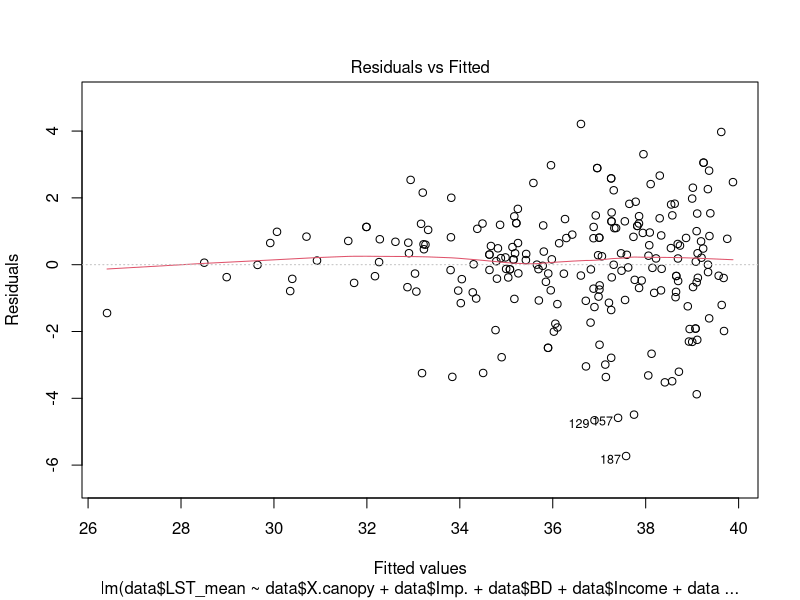
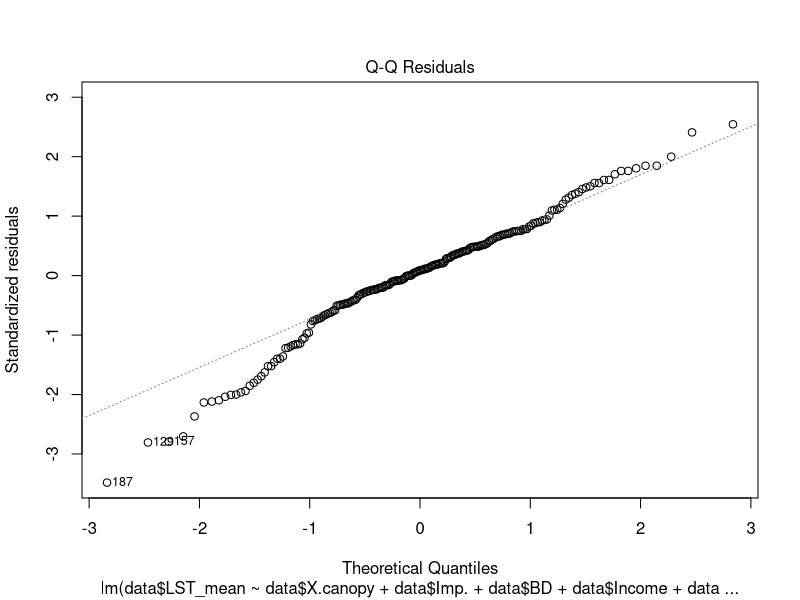
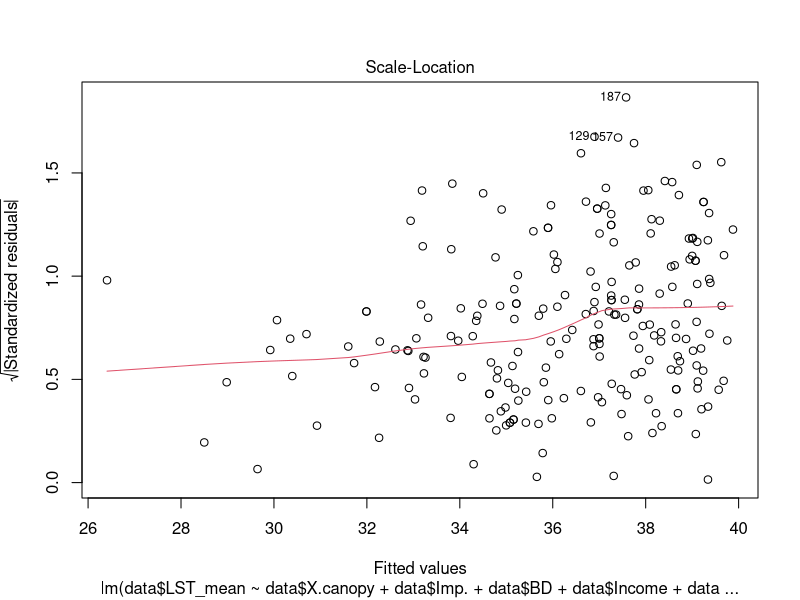
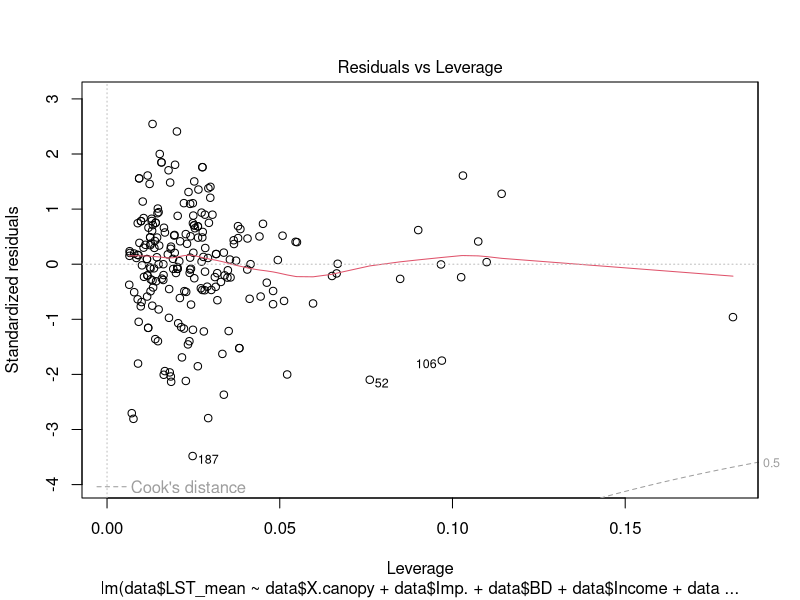
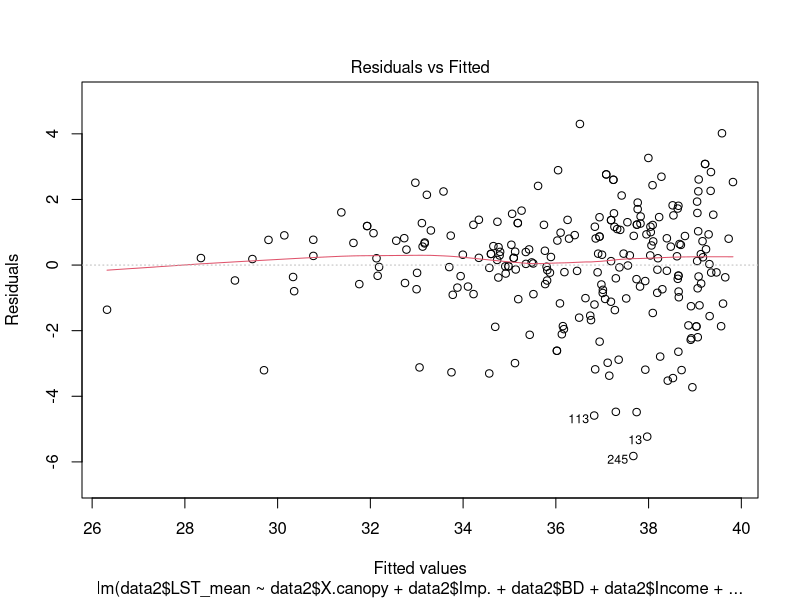
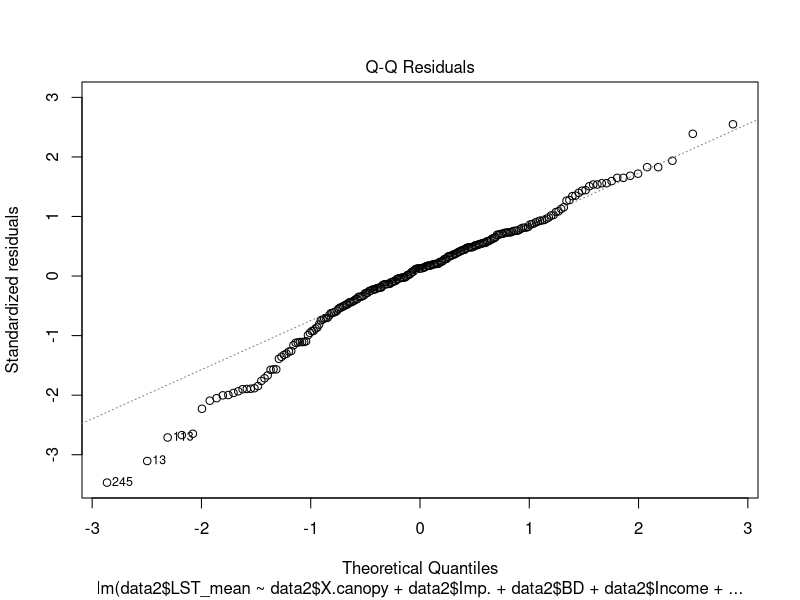
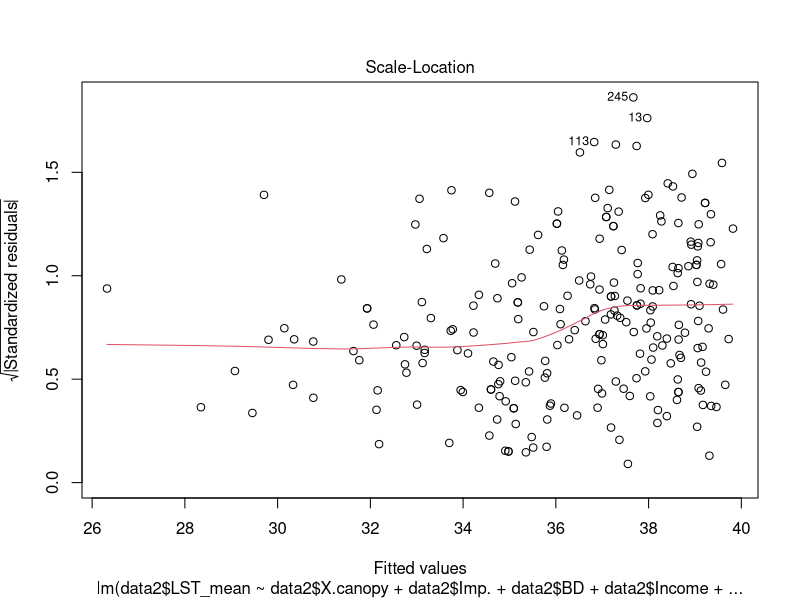
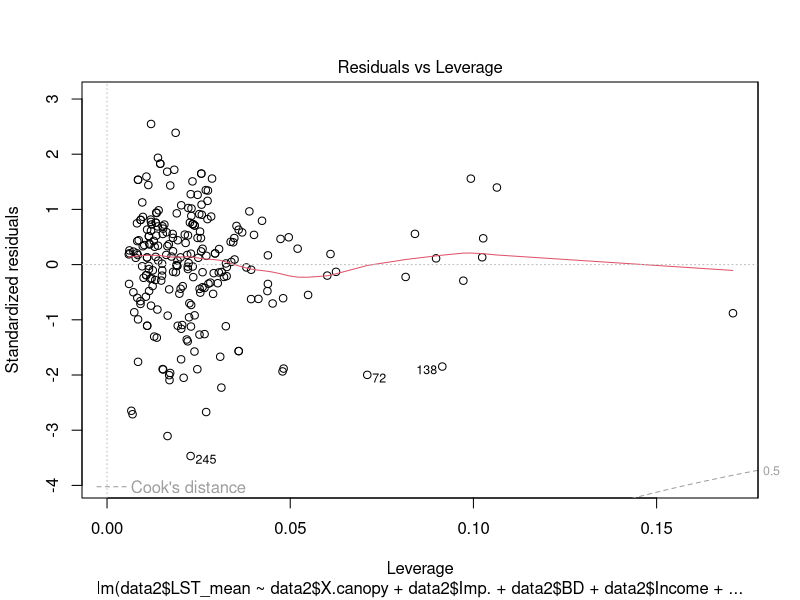

Generate these figures, in order, with R: (Note: this script raises an error after producing the figures.)
data<-read.csv("Data/shortlist_data_0813.csv")
View(data)

data2<-read.csv("Data/compiled_data_0813.csv")
#View(data2)

###################LST#######################
LST.model<-lm(data$LST_mean~data$X.canopy+data$Imp.+data$BD+data$Income+data$river.distance..meters.)
summary(LST.model)
plot(LST.model)

LST2.model<-lm(data2$LST_mean~data2$X.canopy+data2$Imp.+data2$BD+data2$Income+data2$river.distance..meters.)
summary(LST2.model)
plot(LST2.model)

##the diagnostic plots actually look good here, a linear model could work well
##worked with both shortlist and longlist data
##all variables included had significant p values, removing any weakened the model

##testing out some possible interactions:

LST3.model<-lm(data$LST_mean~(data$X.canopy*data$Imp.)+data$BD+data$Income+data$river.distance..meters.)
summary(LST3.model)
##the interaction is not significant, makes the model weaker

library(mgcv)
Lst.gam<-gam(LST_mean~X.canopy+Imp.+s(BD)+Income+
               s(river.distance..meters.), data=data,
             method="REML")
summary(Lst.gam)
gam.check(Lst.gam)
plot(Lst.gam)
##gam model isn't really better than linear model (adj. r2 were 0.01 different)
##according to gam, the terms all either linear or nearly linear

##############################NO2######################
NO2.model<-lm(data$NO2_mean~data$Road.+data$Income+data$petrochem_distance+data$BD)
summary(NO2.model)
plot(NO2.model)
##diagnostics don't look so great
##log transform didn't help, neither did sqrt
##including canopy cover weakened the model
##inclduing impervious cover made no difference to the model
##inclduing NDVI weakened the model

NO2.ranked<-rank(data$NO2_mean)
ranked.data<-data.frame(NO2_mean=data$NO2_mean, NO2_ranked=NO2.ranked, income=data$Income,
                        BD=data$BD, petrochem=data$petrochem_distance, road=data$Road.)
View(ranked.data)

lm.no2.ranked<-lm(NO2_ranked~BD+petrochem+road+income, data=ranked.data)
summary(lm.no2.ranked)
plot(lm.no2.ranked)
##rank transform helped but still not perfect

library(mgcv)
NO2.gam<-gam(data$NO2_mean~data$BD+s(data$petrochem_distance, k=9)+
               s(data$Income, k=27)+s(data$Imp., k=9)
               +data$X.canopy)
summary(NO2.gam)
plot(NO2.gam)

plot(NO2.gam, residuals=TRUE, pch=1, seWithMean = TRUE)

par(mfrow=c(2,2))
gam.check(NO2.gam)
concurvity(NO2.gam)
##diagnostic plots look pretty good
##including NDVI did not change the model
##removing Road% had no impact on the model

NO2.gam2<-gam(data2$NO2_mean~data2$BD+s(data2$petrochem_distance, k=9)+
                s(data2$Income, k=35)+s(data2$Imp., k=9)
              +data2$X.canopy)
summary(NO2.gam2)

gam.check(NO2.gam2)

plot(NO2.gam2, residuals=TRUE, pch=1, shade = TRUE, shade.col="blue")

##seems to work on full dataset too, but I had to increase k even more for income

##want to check what happens if I remove BD from the equation:

NO2.gam3<-gam(data2$NO2_mean~s(data2$petrochem_distance, k=9)+
                s(data2$Income, k=28))
summary(NO2.gam3)
gam.check(NO2.gam3)

##basically same result but I was able to make k lower, deviance explained increased by <1%

##########################GS#######################
GS.model<-lm(sqrt(data$nearest_M)~data$BD+data$Income)
summary(GS.model)
plot(GS.model)
##diagnostic plots iffy
##sqrt transform seems to help 
##log transform did not help
##rank transform did not help

GS.gam<-gam(data$nearest_M~s(data$BD)+s(data$Income))
summary(GS.gam)
plot(GS.gam, residuals=TRUE, pch=1)
gam.check(GS.gam)
##diagnostic plots not looking so great, maybe don't use this

GS.lm2<-lm(sqrt(data$nearest_M)~data$BD*data$Income)
summary(GS.lm2)
plot(GS.lm2)
##still not great but better than first linear model, qqplot doesn't look normal

GS.ranked<-rank(data$nearest_M)
GS.ranked.data<-data.frame(GS=GS.ranked, Income=data$Income, BD=data$BD)
View(GS.ranked.data)
GS.lm2.ranked<-lm(GS.ranked.data$GS~GS.ranked.data$Income*GS.ranked.data$BD)
plot(GS.lm2.ranked)
summary(GS.lm2.ranked)
##same issue as above, qqplot doesn't look normal

##Trying GS as continuous variable:
plot(data$Distance_M~data$BD)
abline(GS0)
GS<-lm(Distance_M~BD+Income, data=data)
GS0<-lm(Distance_M~BD, data=data)
summary(GS0)
plot(GS0)
summary(GS)
plot(GS)
##definitely not normally distributed 

GS.cont.gam<-gam(Distance_M~BD+s(Income, k=30), data=data)
plot(GS.cont.gam)
summary(GS.cont.gam)
gam.check(GS.cont.gam)
##doesn't look too good

##Testing new GS metric
GS_percent<-lm(data2$GS.~data2$BD)
plot(data2$GS.~data2$BD)
abline(GS_percent)
summary(GS_percent)
##no trends with either BD or Income
